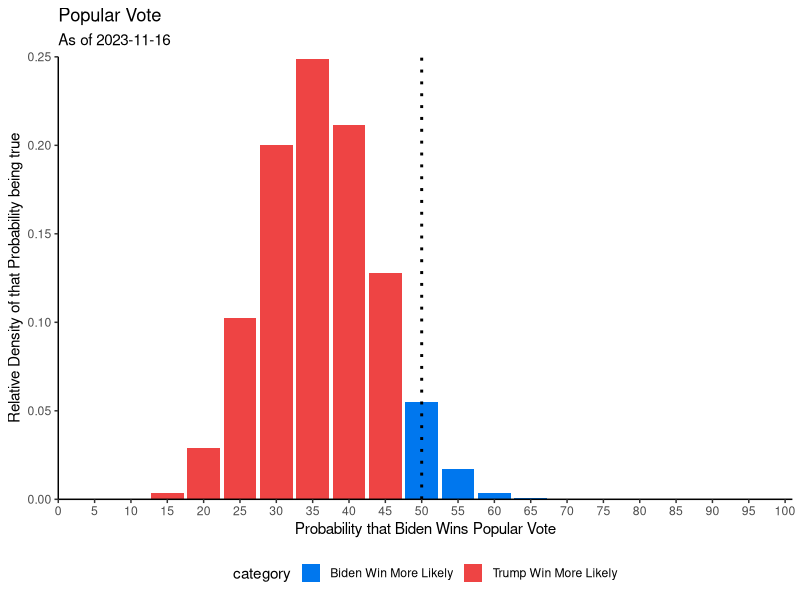
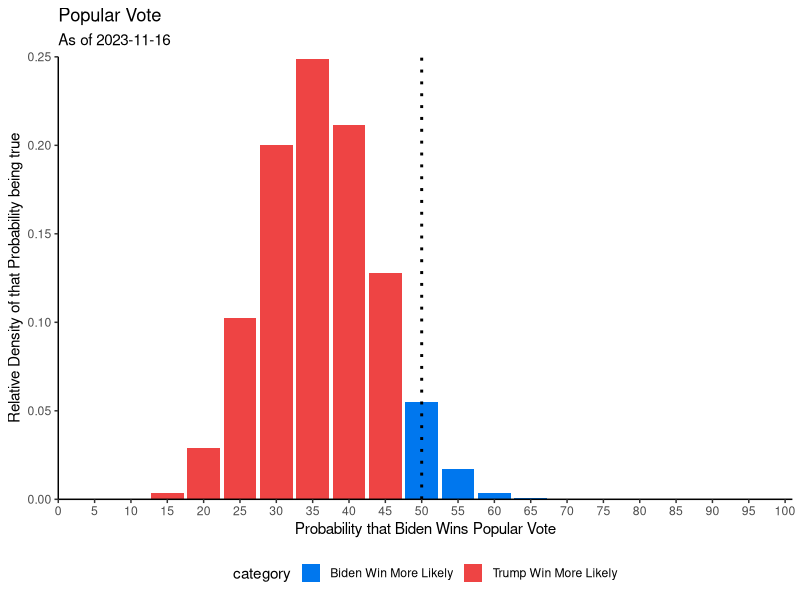

R code for these plots, in order:
library(data.table)
library(ggplot2)

data <- data.table(p=c(0:20)/20)
w = 12.03385765	
l =	22.10199584




data$density <- data$p**w*(1-data$p)**l# * factorial(w+l+1)/(factorial(w)*factorial(l))
data$density <- data$density / sum(data$density)
data$category <- fifelse(data$p < 0.5, "Trump Win More Likely", "Biden Win More Likely")
data$category <- as.character(data$category)

# max value
# data[order(-ways)][1,1]

# plotting
ggplot(data, aes(x=as.integer(p*100), y=density))+
  geom_col(aes(fill=category), size=1.5)+
  scale_fill_manual(values=c(
    "Trump Win More Likely"="#ee4444",
    "Biden Win More Likely"="#0077ee"
  ))+
  #geom_vline(xintercept = as.numeric(data[order(-density)][1,1]), linetype="dotted", color="#666666", size=1)+
  geom_vline(xintercept = 50, color="#000000", size=1, linetype="dotted")+
  theme_bw()+
  xlab("Probability that Biden Wins Popular Vote")+
  ylab("Relative Density of that Probability being true")+
  theme(legend.position = "bottom")+
  scale_x_continuous(breaks=seq(0,100,5),expand = c(0,0), limits=c(0,101))+
  scale_y_continuous(expand=c(0,0), limits=c(0,0.25))+
  theme(axis.line = element_line(color='black'),
        plot.background = element_blank(),
        panel.grid.major = element_blank(),
        panel.grid.minor = element_blank(),
        panel.border = element_blank())+
  labs(title="Popular Vote", subtitles="As of 2023-11-16")

ggsave("popular vote 2023-11-16.png")
